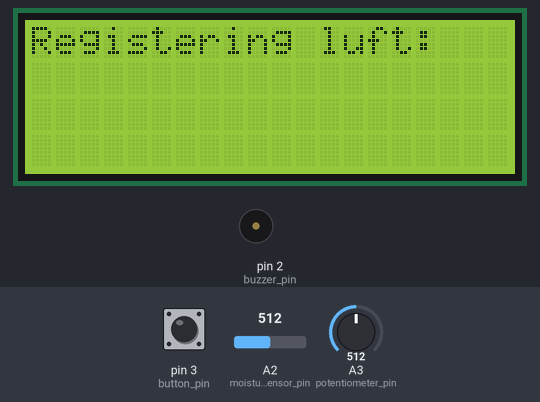
Bench run of a sketch on a simulated Arduino Uno, built with avr-gcc and run on an emulated ATmega328P. On the bench: 20×4 character LCD, buzzer (waves = sounding, pin HIGH). The test bench sets the inputs (shaded band); at power-on: pin 3 (button_pin) LOW, A2 (moisture_sensor_pin) = 512, A3 (potentiometer_pin) = 512. The local clock reads 2024-03-15 10:24:30 at power-on unless the sketch sets it.

Above: at 5.0 s.
5.1 s: pin 3 (button_pin) pulled HIGH for 0.15 s
At 7.4 s:
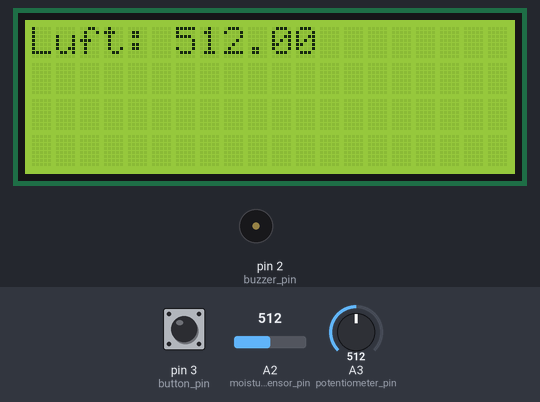
8.2 s: pin 3 (button_pin) pulled HIGH for 1 s
12.2 s: A2 (moisture_sensor_pin) set to 716
At 14.7 s:
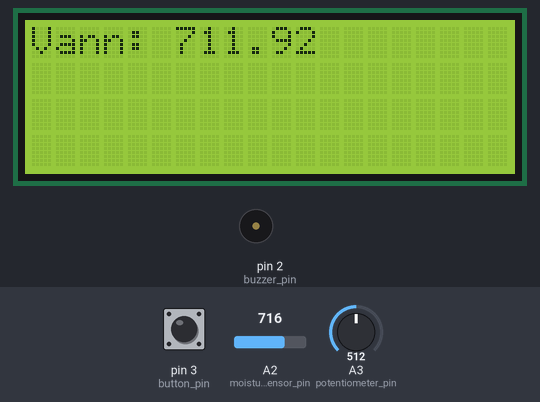
15.2 s: A2 (moisture_sensor_pin) set to 623
At 18.0 s:
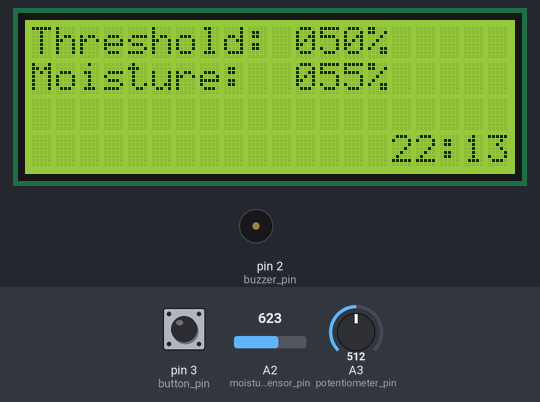
18.2 s: A2 (moisture_sensor_pin) set to 604
At 19.2 s:
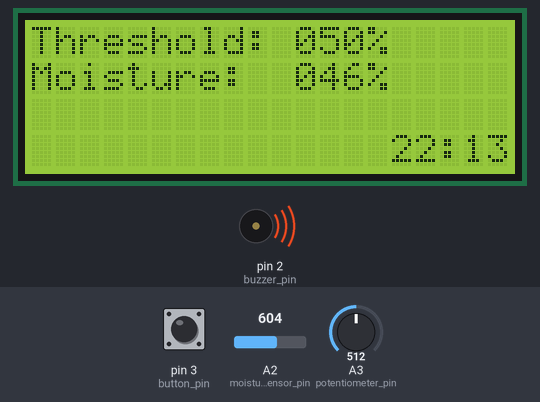
19.8 s: A3 (potentiometer_pin) set to 716
At 20.7 s:
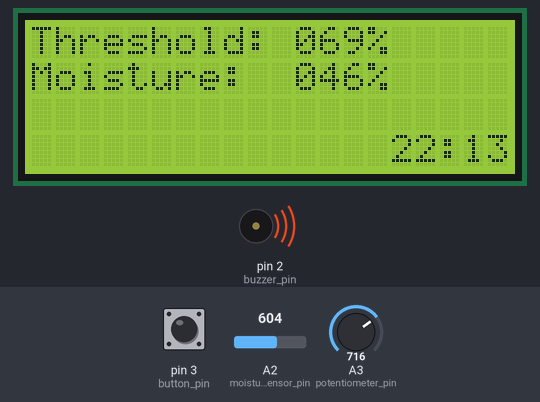
Timing chart, 0 to 22.8 s (numbered marks = the images above; inputs shaded):
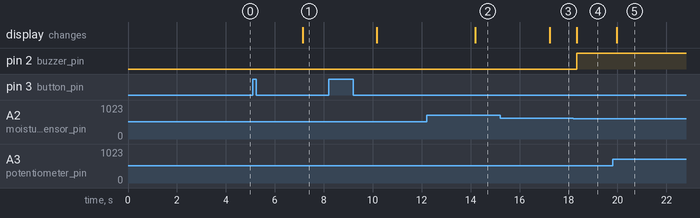

Measured:
- the behaviour switches between 614 and 613 on A2 (moisture_sensor_pin) (found by bisection; images 3 and 4)
- after the input at 5.1 s, the display: changes after 2.0 s (image 1)
- after the input at 12.2 s, the display: changes after 2.0 s (image 2)
- after the input at 15.2 s, the display: changes after 2.0 s (image 3)
- after the input at 18.2 s, pin 2 (buzzer_pin): LOW → HIGH after 0.13 s; the display: changes after 0.13 s (image 4)
- after the input at 19.8 s, the display: changes after 0.17 s (image 5)

The sketch:

kildekode_andreutkast.ino
```cpp
/*
Dette programmet benytter en Arduino UNO for å automatisk overvåke fuktigheten i plantejord ved bruk av en fuktighetssensor.
Et potensiometer setter et fuktighetsnivå som fuktigheten i jorden skal holdes over.
Om fuktighethen går under det satte nivået vil en piezo buzzer aktiveres slik at brukeren så får vite at planten skal vannes.
Systemet overvåker planten hele døgnet, men buzzeren aktiveres ikke mellom 00.00-08.00.

Utstyr:
Arduino UNO R3
DS1302 rtc modul
DC buzzer
10k ohm variabel motstand
20 4 LCD skjerm med I2C adapter
DFROBOT capacitive soil moisture sensor V1.0
Generic pushbutton
x2 250 ohm resistor
Arduino USB cable

Når programmet initialiseres starter en kallibreringssekvens der den relative fuktigheten i luft og vann settes til
en fast maximum- og minimumsverdi beregnet utfra gjennomsnittet av 100 målinger. Funksjonen calibrate brukes til å hente
disse verdiene ved å vente til brukeren trykker på knappen for å så utføre de 100 målingene. Når den maksimale sensorverdien
skal kallibreres skal sensoren være helt tør, kun eksponert for luft. Når den minimale verdien skal kallibreres skal sensoren
være dyppet i vann. Når kallibreringen er utført starter overvåkingen av planten med basis i de registrerte maksimums- og minimumsverdiene.
*/

//include libraries
#include <LiquidCrystal_I2C.h> //bibliotek som støtter LCD operasjoner gjennom I2C
#include <ThreeWire.h>         //makuna library
#include <RtcDS1302.h>         //rtc by makuna library

//lcd
LiquidCrystal_I2C lcd(0x27,20,4);  //LCD adress: 0x27, størrelse 20 characthers x 4 rows

//rtc modul
ThreeWire myWire(7,6,8);           //dat, clk, rst
RtcDS1302<ThreeWire> Rtc(myWire);

//pins
const int potentiometer_pin = A3;
const int moisture_sensor_pin = A2;
const int buzzer_pin = 2;
const int button_pin = 3;

//konstanter
int potentiometer_value = 0;
int moisture_threshold = 0;
int moisture_level = 0;
int sleep_start = 0;
int sleep_end = 8;

//kallibreringskonstanter
float luft_kallibrering = 0;    //kallibreringsvariabel luft
float vann_kallibrering = 0;    //kallibreringsvariabel vann
volatile byte pressed = false;  //pushbutton state

//sensorverdi til prosentverdi som tar i bruk maks og min verdier målt i kallibreringen
float humidity_to_presentage(float meas, float luft_kallibrering, float vann_kallibrering){
  float a = 0;
  float b = 0;
  a = (-100)/(luft_kallibrering-vann_kallibrering);
  b = -(a*luft_kallibrering);
  return a*meas + b;
}

//funksjon som returnerer gjennomsnittlig kallibrert verdi
float calibrate () {
  float temp1 = 0;
  float temp2 = 0;
  int n = 100;
  delay(2000);
  while(pressed == false){}
  while (pressed == true) {
    for (int i = 0; i < n; i++){
      delay(10);
      temp1 += analogRead(moisture_sensor_pin);
      delay(10);
    }
    temp2 = temp1/n;
    delay(10);
    pressed = false;
  }
  return temp2;
}

//interrupt funksjon
void int_pressed() {
  pressed = !pressed;
  //Serial.println("Pressed:");
}

void setup() {
  Serial.begin(9600);
  //pin setup
  pinMode(buzzer_pin, OUTPUT);
  pinMode(moisture_sensor_pin, INPUT);
  pinMode(button_pin, INPUT);
  attachInterrupt(digitalPinToInterrupt(button_pin), int_pressed, RISING);

  //lcd setup
  lcd.init();
  lcd.clear();
  lcd.backlight(); //skru på backlight

  //kallibrering luft
  lcd.setCursor(0,0);
  lcd.print("Registering luft:");
  luft_kallibrering = calibrate();
  lcd.clear();
  lcd.setCursor(0,0);
  lcd.print("Luft: ");
  lcd.print(luft_kallibrering);
  delay(3000);

  //kallibrering vann
  lcd.setCursor(0,0);
  lcd.print("Registering vann:");
  vann_kallibrering = calibrate();
  lcd.clear();
  lcd.setCursor(0,0);
  lcd.print("Vann: ");
  lcd.print(vann_kallibrering);
  delay(3000);

  lcd.clear();

  //rtc setup
  Rtc.Begin();
  //set rtc time to the time of the computer
  RtcDateTime currentTime = RtcDateTime(__DATE__, __TIME__);
  Rtc.SetDateTime(currentTime);
}

void loop() {
  //read pot
  potentiometer_value = analogRead(potentiometer_pin);
  moisture_threshold = map(potentiometer_value, 0, 1023, 0, 100);
  //read current moisture level
  moisture_level = humidity_to_presentage(analogRead(moisture_sensor_pin), luft_kallibrering, vann_kallibrering);
  //read time
  RtcDateTime now = Rtc.GetDateTime();

  //print pot level to lcd
  lcd.setCursor(0,0);
  lcd.print("Threshold: ");
  if(moisture_threshold < 100){
    lcd.print("0");
  }
  if(moisture_threshold < 10){
    lcd.print("0");
  }
  lcd.print(moisture_threshold);
  lcd.print("%");

  //print current moisture level:
  lcd.setCursor(0,1);
  lcd.print("Moisture: ");
  lcd.print(" ");
  if(moisture_level < 100){
    lcd.print("0");
  }
  if(moisture_level < 10){
    lcd.print("0");
  }
  if(moisture_level < 0){
    lcd.print("0");
  }
  if(moisture_level > 0 || moisture_level == 0){
  lcd.print(moisture_level);
  }
  lcd.print("%");

  //print time to lcd
  lcd.setCursor(15,3);
  if (now.Minute() < 10) {
    lcd.print(now.Hour());
    lcd.print(":");
    lcd.print("0");
    lcd.print(now.Minute());
  } else {
    lcd.print(now.Hour());
    lcd.print(":");
    lcd.print(now.Minute());
  }

  //buzzer if moisture level < moisture_threshold and time not between sleep_start and sleep_end
  if ((moisture_level <= moisture_threshold)){
    if (!(now.Hour() >= sleep_start && now.Hour() < sleep_end)){
      digitalWrite(buzzer_pin, HIGH);
    }
  } else {
    digitalWrite(buzzer_pin, LOW);
  }
  delay(100);
}
```
